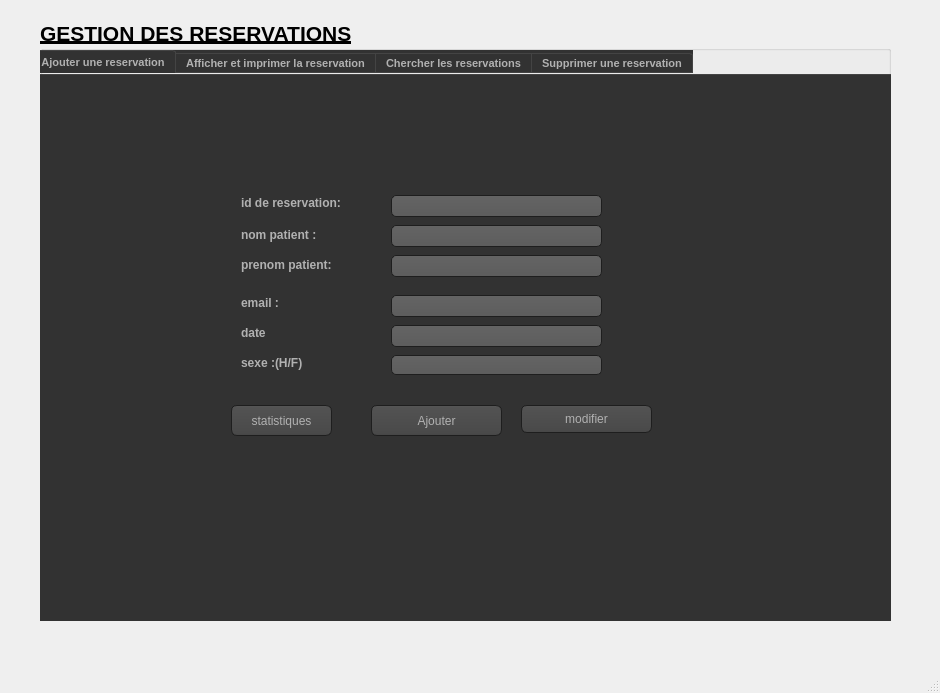
<?xml version="1.0" encoding="UTF-8"?>
<ui version="4.0">
 <class>MainWindow2</class>
 <widget class="QMainWindow" name="MainWindow2">
  <property name="geometry">
   <rect>
    <x>0</x>
    <y>0</y>
    <width>940</width>
    <height>693</height>
   </rect>
  </property>
  <property name="windowTitle">
   <string>MainWindow</string>
  </property>
  <widget class="QWidget" name="centralwidget">
   <widget class="QGroupBox" name="titre">
    <property name="geometry">
     <rect>
      <x>40</x>
      <y>20</y>
      <width>851</width>
      <height>601</height>
     </rect>
    </property>
    <property name="font">
     <font>
      <pointsize>16</pointsize>
      <weight>75</weight>
      <bold>true</bold>
      <underline>true</underline>
     </font>
    </property>
    <property name="title">
     <string>GESTION DES RESERVATIONS</string>
    </property>
    <widget class="QTabWidget" name="tabWidget">
     <property name="geometry">
      <rect>
       <x>-10</x>
       <y>30</y>
       <width>871</width>
       <height>581</height>
      </rect>
     </property>
     <property name="font">
      <font>
       <pointsize>8</pointsize>
       <weight>75</weight>
       <bold>true</bold>
       <underline>false</underline>
      </font>
     </property>
     <property name="styleSheet">
      <string notr="true">QToolTip
{
     border: 1px solid black;
     background-color: #ffa02f;
     padding: 1px;
     border-radius: 3px;
     opacity: 100;
}

QWidget
{
    color: #b1b1b1;
    background-color: #323232;
}

QWidget:item:hover
{
    background-color: QLinearGradient( x1: 0, y1: 0, x2: 0, y2: 1, stop: 0 #ffa02f, stop: 1 #ca0619);
    color: #000000;
}

QWidget:item:selected
{
    background-color: QLinearGradient( x1: 0, y1: 0, x2: 0, y2: 1, stop: 0 #ffa02f, stop: 1 #d7801a);
}

QMenuBar::item
{
    background: transparent;
}

QMenuBar::item:selected
{
    background: transparent;
    border: 1px solid #ffaa00;
}

QMenuBar::item:pressed
{
    background: #444;
    border: 1px solid #000;
    background-color: QLinearGradient(
        x1:0, y1:0,
        x2:0, y2:1,
        stop:1 #212121,
        stop:0.4 #343434/*,
        stop:0.2 #343434,
        stop:0.1 #ffaa00*/
    );
    margin-bottom:-1px;
    padding-bottom:1px;
}

QMenu
{
    border: 1px solid #000;
}

QMenu::item
{
    padding: 2px 20px 2px 20px;
}

QMenu::item:selected
{
    color: #000000;
}

QWidget:disabled
{
    color: #404040;
    background-color: #323232;
}

QAbstractItemView
{
    background-color: QLinearGradient( x1: 0, y1: 0, x2: 0, y2: 1, stop: 0 #4d4d4d, stop: 0.1 #646464, stop: 1 #5d5d5d);
}

QWidget:focus
{
    /*border: 2px solid QLinearGradient( x1: 0, y1: 0, x2: 0, y2: 1, stop: 0 #ffa02f, stop: 1 #d7801a);*/
}

QLineEdit
{
    background-color: QLinearGradient( x1: 0, y1: 0, x2: 0, y2: 1, stop: 0 #4d4d4d, stop: 0 #646464, stop: 1 #5d5d5d);
    padding: 1px;
    border-style: solid;
    border: 1px solid #1e1e1e;
    border-radius: 5;
}

QPushButton
{
    color: #b1b1b1;
    background-color: QLinearGradient( x1: 0, y1: 0, x2: 0, y2: 1, stop: 0 #565656, stop: 0.1 #525252, stop: 0.5 #4e4e4e, stop: 0.9 #4a4a4a, stop: 1 #464646);
    border-width: 1px;
    border-color: #1e1e1e;
    border-style: solid;
    border-radius: 6;
    padding: 3px;
    font-size: 12px;
    padding-left: 5px;
    padding-right: 5px;
}

QPushButton:pressed
{
    background-color: QLinearGradient( x1: 0, y1: 0, x2: 0, y2: 1, stop: 0 #2d2d2d, stop: 0.1 #2b2b2b, stop: 0.5 #292929, stop: 0.9 #282828, stop: 1 #252525);
}

QComboBox
{
    selection-background-color: #ffaa00;
    background-color: QLinearGradient( x1: 0, y1: 0, x2: 0, y2: 1, stop: 0 #565656, stop: 0.1 #525252, stop: 0.5 #4e4e4e, stop: 0.9 #4a4a4a, stop: 1 #464646);
    border-style: solid;
    border: 1px solid #1e1e1e;
    border-radius: 5;
}

QComboBox:hover,QPushButton:hover
{
    border: 2px solid QLinearGradient( x1: 0, y1: 0, x2: 0, y2: 1, stop: 0 #ffa02f, stop: 1 #d7801a);
}


QComboBox:on
{
    padding-top: 3px;
    padding-left: 4px;
    background-color: QLinearGradient( x1: 0, y1: 0, x2: 0, y2: 1, stop: 0 #2d2d2d, stop: 0.1 #2b2b2b, stop: 0.5 #292929, stop: 0.9 #282828, stop: 1 #252525);
    selection-background-color: #ffaa00;
}

QComboBox QAbstractItemView
{
    border: 2px solid darkgray;
    selection-background-color: QLinearGradient( x1: 0, y1: 0, x2: 0, y2: 1, stop: 0 #ffa02f, stop: 1 #d7801a);
}

QComboBox::drop-down
{
     subcontrol-origin: padding;
     subcontrol-position: top right;
     width: 15px;

     border-left-width: 0px;
     border-left-color: darkgray;
     border-left-style: solid; /* just a single line */
     border-top-right-radius: 3px; /* same radius as the QComboBox */
     border-bottom-right-radius: 3px;
 }

QComboBox::down-arrow
{
     image: url(:/down_arrow.png);
}

QGroupBox:focus
{
border: 2px solid QLinearGradient( x1: 0, y1: 0, x2: 0, y2: 1, stop: 0 #ffa02f, stop: 1 #d7801a);
}

QTextEdit:focus
{
    border: 2px solid QLinearGradient( x1: 0, y1: 0, x2: 0, y2: 1, stop: 0 #ffa02f, stop: 1 #d7801a);
}

QScrollBar:horizontal {
     border: 1px solid #222222;
     background: QLinearGradient( x1: 0, y1: 0, x2: 0, y2: 1, stop: 0.0 #121212, stop: 0.2 #282828, stop: 1 #484848);
     height: 7px;
     margin: 0px 16px 0 16px;
}

QScrollBar::handle:horizontal
{
      background: QLinearGradient( x1: 0, y1: 0, x2: 1, y2: 0, stop: 0 #ffa02f, stop: 0.5 #d7801a, stop: 1 #ffa02f);
      min-height: 20px;
      border-radius: 2px;
}

QScrollBar::add-line:horizontal {
      border: 1px solid #1b1b19;
      border-radius: 2px;
      background: QLinearGradient( x1: 0, y1: 0, x2: 1, y2: 0, stop: 0 #ffa02f, stop: 1 #d7801a);
      width: 14px;
      subcontrol-position: right;
      subcontrol-origin: margin;
}

QScrollBar::sub-line:horizontal {
      border: 1px solid #1b1b19;
      border-radius: 2px;
      background: QLinearGradient( x1: 0, y1: 0, x2: 1, y2: 0, stop: 0 #ffa02f, stop: 1 #d7801a);
      width: 14px;
     subcontrol-position: left;
     subcontrol-origin: margin;
}

QScrollBar::right-arrow:horizontal, QScrollBar::left-arrow:horizontal
{
      border: 1px solid black;
      width: 1px;
      height: 1px;
      background: white;
}

QScrollBar::add-page:horizontal, QScrollBar::sub-page:horizontal
{
      background: none;
}

QScrollBar:vertical
{
      background: QLinearGradient( x1: 0, y1: 0, x2: 1, y2: 0, stop: 0.0 #121212, stop: 0.2 #282828, stop: 1 #484848);
      width: 7px;
      margin: 16px 0 16px 0;
      border: 1px solid #222222;
}

QScrollBar::handle:vertical
{
      background: QLinearGradient( x1: 0, y1: 0, x2: 0, y2: 1, stop: 0 #ffa02f, stop: 0.5 #d7801a, stop: 1 #ffa02f);
      min-height: 20px;
      border-radius: 2px;
}

QScrollBar::add-line:vertical
{
      border: 1px solid #1b1b19;
      border-radius: 2px;
      background: QLinearGradient( x1: 0, y1: 0, x2: 0, y2: 1, stop: 0 #ffa02f, stop: 1 #d7801a);
      height: 14px;
      subcontrol-position: bottom;
      subcontrol-origin: margin;
}

QScrollBar::sub-line:vertical
{
      border: 1px solid #1b1b19;
      border-radius: 2px;
      background: QLinearGradient( x1: 0, y1: 0, x2: 0, y2: 1, stop: 0 #d7801a, stop: 1 #ffa02f);
      height: 14px;
      subcontrol-position: top;
      subcontrol-origin: margin;
}

QScrollBar::up-arrow:vertical, QScrollBar::down-arrow:vertical
{
      border: 1px solid black;
      width: 1px;
      height: 1px;
      background: white;
}


QScrollBar::add-page:vertical, QScrollBar::sub-page:vertical
{
      background: none;
}

QTextEdit
{
    background-color: #242424;
}

QPlainTextEdit
{
    background-color: #242424;
}

QHeaderView::section
{
    background-color: QLinearGradient(x1:0, y1:0, x2:0, y2:1, stop:0 #616161, stop: 0.5 #505050, stop: 0.6 #434343, stop:1 #656565);
    color: white;
    padding-left: 4px;
    border: 1px solid #6c6c6c;
}

QCheckBox:disabled
{
color: #414141;
}

QDockWidget::title
{
    text-align: center;
    spacing: 3px; /* spacing between items in the tool bar */
    background-color: QLinearGradient(x1:0, y1:0, x2:0, y2:1, stop:0 #323232, stop: 0.5 #242424, stop:1 #323232);
}

QDockWidget::close-button, QDockWidget::float-button
{
    text-align: center;
    spacing: 1px; /* spacing between items in the tool bar */
    background-color: QLinearGradient(x1:0, y1:0, x2:0, y2:1, stop:0 #323232, stop: 0.5 #242424, stop:1 #323232);
}

QDockWidget::close-button:hover, QDockWidget::float-button:hover
{
    background: #242424;
}

QDockWidget::close-button:pressed, QDockWidget::float-button:pressed
{
    padding: 1px -1px -1px 1px;
}

QMainWindow::separator
{
    background-color: QLinearGradient(x1:0, y1:0, x2:0, y2:1, stop:0 #161616, stop: 0.5 #151515, stop: 0.6 #212121, stop:1 #343434);
    color: white;
    padding-left: 4px;
    border: 1px solid #4c4c4c;
    spacing: 3px; /* spacing between items in the tool bar */
}

QMainWindow::separator:hover
{

    background-color: QLinearGradient(x1:0, y1:0, x2:0, y2:1, stop:0 #d7801a, stop:0.5 #b56c17 stop:1 #ffa02f);
    color: white;
    padding-left: 4px;
    border: 1px solid #6c6c6c;
    spacing: 3px; /* spacing between items in the tool bar */
}

QToolBar::handle
{
     spacing: 3px; /* spacing between items in the tool bar */
     background: url(:/images/handle.png);
}

QMenu::separator
{
    height: 2px;
    background-color: QLinearGradient(x1:0, y1:0, x2:0, y2:1, stop:0 #161616, stop: 0.5 #151515, stop: 0.6 #212121, stop:1 #343434);
    color: white;
    padding-left: 4px;
    margin-left: 10px;
    margin-right: 5px;
}

QProgressBar
{
    border: 2px solid grey;
    border-radius: 5px;
    text-align: center;
}

QProgressBar::chunk
{
    background-color: #d7801a;
    width: 2.15px;
    margin: 0.5px;
}

QTabBar::tab {
    color: #b1b1b1;
    border: 1px solid #444;
    border-bottom-style: none;
    background-color: #323232;
    padding-left: 10px;
    padding-right: 10px;
    padding-top: 3px;
    padding-bottom: 2px;
    margin-right: -1px;
}

QTabWidget::pane {
    border: 1px solid #444;
    top: 1px;
}

QTabBar::tab:last
{
    margin-right: 0; /* the last selected tab has nothing to overlap with on the right */
    border-top-right-radius: 3px;
}

QTabBar::tab:first:!selected
{
 margin-left: 0px; /* the last selected tab has nothing to overlap with on the right */


    border-top-left-radius: 3px;
}

QTabBar::tab:!selected
{
    color: #b1b1b1;
    border-bottom-style: solid;
    margin-top: 3px;
    background-color: QLinearGradient(x1:0, y1:0, x2:0, y2:1, stop:1 #212121, stop:.4 #343434);
}

QTabBar::tab:selected
{
    border-top-left-radius: 3px;
    border-top-right-radius: 3px;
    margin-bottom: 0px;
}

QTabBar::tab:!selected:hover
{
    /*border-top: 2px solid #ffaa00;
    padding-bottom: 3px;*/
    border-top-left-radius: 3px;
    border-top-right-radius: 3px;
    background-color: QLinearGradient(x1:0, y1:0, x2:0, y2:1, stop:1 #212121, stop:0.4 #343434, stop:0.2 #343434, stop:0.1 #ffaa00);
}

QRadioButton::indicator:checked, QRadioButton::indicator:unchecked{
    color: #b1b1b1;
    background-color: #323232;
    border: 1px solid #b1b1b1;
    border-radius: 6px;
}

QRadioButton::indicator:checked
{
    background-color: qradialgradient(
        cx: 0.5, cy: 0.5,
        fx: 0.5, fy: 0.5,
        radius: 1.0,
        stop: 0.25 #ffaa00,
        stop: 0.3 #323232
    );
}

QCheckBox::indicator{
    color: #b1b1b1;
    background-color: #323232;
    border: 1px solid #b1b1b1;
    width: 9px;
    height: 9px;
}

QRadioButton::indicator
{
    border-radius: 6px;
}

QRadioButton::indicator:hover, QCheckBox::indicator:hover
{
    border: 1px solid #ffaa00;
}

QCheckBox::indicator:checked
{
    image:url(:/images/checkbox.png);
}

QCheckBox::indicator:disabled, QRadioButton::indicator:disabled
{
    border: 1px solid #444;
}
</string>
     </property>
     <property name="currentIndex">
      <number>0</number>
     </property>
     <widget class="QWidget" name="tab_8">
      <attribute name="title">
       <string>Ajouter une reservation</string>
      </attribute>
      <widget class="QLineEdit" name="id_r">
       <property name="geometry">
        <rect>
         <x>360</x>
         <y>120</y>
         <width>211</width>
         <height>22</height>
        </rect>
       </property>
      </widget>
      <widget class="QPushButton" name="ajouter">
       <property name="geometry">
        <rect>
         <x>340</x>
         <y>330</y>
         <width>131</width>
         <height>31</height>
        </rect>
       </property>
       <property name="text">
        <string>Ajouter</string>
       </property>
      </widget>
      <widget class="QLineEdit" name="prenom_pat">
       <property name="geometry">
        <rect>
         <x>360</x>
         <y>180</y>
         <width>211</width>
         <height>22</height>
        </rect>
       </property>
      </widget>
      <widget class="QLineEdit" name="date_r">
       <property name="geometry">
        <rect>
         <x>360</x>
         <y>250</y>
         <width>211</width>
         <height>22</height>
        </rect>
       </property>
      </widget>
      <widget class="QPushButton" name="statistiques">
       <property name="geometry">
        <rect>
         <x>200</x>
         <y>330</y>
         <width>101</width>
         <height>31</height>
        </rect>
       </property>
       <property name="text">
        <string>statistiques</string>
       </property>
      </widget>
      <widget class="QLineEdit" name="email_pat">
       <property name="geometry">
        <rect>
         <x>360</x>
         <y>220</y>
         <width>211</width>
         <height>22</height>
        </rect>
       </property>
      </widget>
      <widget class="QLabel" name="reference">
       <property name="geometry">
        <rect>
         <x>210</x>
         <y>150</y>
         <width>111</width>
         <height>20</height>
        </rect>
       </property>
       <property name="font">
        <font>
         <pointsize>9</pointsize>
         <weight>75</weight>
         <bold>true</bold>
         <underline>false</underline>
        </font>
       </property>
       <property name="text">
        <string>nom patient :</string>
       </property>
      </widget>
      <widget class="QLineEdit" name="nom_pat">
       <property name="geometry">
        <rect>
         <x>360</x>
         <y>150</y>
         <width>211</width>
         <height>22</height>
        </rect>
       </property>
       <property name="text">
        <string/>
       </property>
      </widget>
      <widget class="QLabel" name="nom_3">
       <property name="geometry">
        <rect>
         <x>210</x>
         <y>220</y>
         <width>55</width>
         <height>16</height>
        </rect>
       </property>
       <property name="font">
        <font>
         <pointsize>9</pointsize>
         <weight>75</weight>
         <bold>true</bold>
         <underline>false</underline>
        </font>
       </property>
       <property name="text">
        <string>email :</string>
       </property>
      </widget>
      <widget class="QLabel" name="nom_6">
       <property name="geometry">
        <rect>
         <x>210</x>
         <y>250</y>
         <width>55</width>
         <height>16</height>
        </rect>
       </property>
       <property name="font">
        <font>
         <pointsize>9</pointsize>
         <weight>75</weight>
         <bold>true</bold>
         <underline>false</underline>
        </font>
       </property>
       <property name="text">
        <string>date </string>
       </property>
      </widget>
      <widget class="QLineEdit" name="sex_e">
       <property name="geometry">
        <rect>
         <x>360</x>
         <y>280</y>
         <width>211</width>
         <height>20</height>
        </rect>
       </property>
      </widget>
      <widget class="QLabel" name="nom_7">
       <property name="geometry">
        <rect>
         <x>210</x>
         <y>280</y>
         <width>101</width>
         <height>16</height>
        </rect>
       </property>
       <property name="font">
        <font>
         <pointsize>9</pointsize>
         <weight>75</weight>
         <bold>true</bold>
         <underline>false</underline>
        </font>
       </property>
       <property name="text">
        <string>sexe :(H/F)</string>
       </property>
      </widget>
      <widget class="QLabel" name="nom">
       <property name="geometry">
        <rect>
         <x>210</x>
         <y>120</y>
         <width>141</width>
         <height>16</height>
        </rect>
       </property>
       <property name="font">
        <font>
         <pointsize>9</pointsize>
         <weight>75</weight>
         <bold>true</bold>
         <underline>false</underline>
        </font>
       </property>
       <property name="text">
        <string>id de reservation:</string>
       </property>
      </widget>
      <widget class="QLabel" name="quantite">
       <property name="geometry">
        <rect>
         <x>210</x>
         <y>180</y>
         <width>131</width>
         <height>20</height>
        </rect>
       </property>
       <property name="font">
        <font>
         <pointsize>9</pointsize>
         <weight>75</weight>
         <bold>true</bold>
         <underline>false</underline>
        </font>
       </property>
       <property name="text">
        <string>prenom patient:</string>
       </property>
      </widget>
      <widget class="QPushButton" name="modifier">
       <property name="geometry">
        <rect>
         <x>490</x>
         <y>330</y>
         <width>131</width>
         <height>28</height>
        </rect>
       </property>
       <property name="text">
        <string>modifier</string>
       </property>
      </widget>
     </widget>
     <widget class="QWidget" name="tab_10">
      <attribute name="title">
       <string>Afficher et imprimer la reservation</string>
      </attribute>
      <widget class="QTableView" name="tabreservation_2">
       <property name="geometry">
        <rect>
         <x>160</x>
         <y>70</y>
         <width>581</width>
         <height>321</height>
        </rect>
       </property>
      </widget>
      <widget class="QPushButton" name="imprimer_res">
       <property name="geometry">
        <rect>
         <x>520</x>
         <y>420</y>
         <width>211</width>
         <height>91</height>
        </rect>
       </property>
       <property name="text">
        <string>IMPRIMER </string>
       </property>
      </widget>
      <widget class="QLabel" name="label_2">
       <property name="geometry">
        <rect>
         <x>130</x>
         <y>440</y>
         <width>381</width>
         <height>31</height>
        </rect>
       </property>
       <property name="text">
        <string>&lt;html&gt;&lt;head/&gt;&lt;body&gt;&lt;p align=&quot;center&quot;&gt;&lt;span style=&quot; font-size:10pt; font-weight:600; text-decoration: underline; color:#ffffff;&quot;&gt;Voulez-vous imprimer la reservation ?&lt;/span&gt;&lt;/p&gt;&lt;/body&gt;&lt;/html&gt;</string>
       </property>
      </widget>
      <widget class="QPushButton" name="tri_desc_res">
       <property name="geometry">
        <rect>
         <x>490</x>
         <y>30</y>
         <width>75</width>
         <height>23</height>
        </rect>
       </property>
       <property name="text">
        <string>tri desc</string>
       </property>
      </widget>
      <widget class="QPushButton" name="tri_asc_res">
       <property name="geometry">
        <rect>
         <x>300</x>
         <y>30</y>
         <width>75</width>
         <height>23</height>
        </rect>
       </property>
       <property name="text">
        <string>tri asc</string>
       </property>
      </widget>
     </widget>
     <widget class="QWidget" name="tab_12">
      <attribute name="title">
       <string>Chercher les reservations</string>
      </attribute>
      <widget class="QLabel" name="label_21">
       <property name="geometry">
        <rect>
         <x>260</x>
         <y>100</y>
         <width>101</width>
         <height>16</height>
        </rect>
       </property>
       <property name="font">
        <font>
         <pointsize>9</pointsize>
         <weight>75</weight>
         <bold>true</bold>
         <underline>false</underline>
        </font>
       </property>
       <property name="text">
        <string>ID :</string>
       </property>
      </widget>
      <widget class="QLabel" name="label_22">
       <property name="geometry">
        <rect>
         <x>270</x>
         <y>50</y>
         <width>321</width>
         <height>16</height>
        </rect>
       </property>
       <property name="font">
        <font>
         <pointsize>9</pointsize>
         <weight>75</weight>
         <bold>true</bold>
         <underline>true</underline>
        </font>
       </property>
       <property name="text">
        <string>Saisir l'ID  de la reservation à chercher:</string>
       </property>
      </widget>
      <widget class="QTableView" name="afficher_trie">
       <property name="geometry">
        <rect>
         <x>220</x>
         <y>230</y>
         <width>411</width>
         <height>221</height>
        </rect>
       </property>
      </widget>
      <widget class="QLineEdit" name="chercher_e">
       <property name="geometry">
        <rect>
         <x>370</x>
         <y>100</y>
         <width>201</width>
         <height>22</height>
        </rect>
       </property>
      </widget>
      <widget class="QPushButton" name="chercher_employe">
       <property name="geometry">
        <rect>
         <x>320</x>
         <y>170</y>
         <width>201</width>
         <height>28</height>
        </rect>
       </property>
       <property name="font">
        <font>
         <pointsize>-1</pointsize>
        </font>
       </property>
       <property name="text">
        <string>Chercher la reservation</string>
       </property>
      </widget>
     </widget>
     <widget class="QWidget" name="tab_11">
      <attribute name="title">
       <string>Supprimer une reservation</string>
      </attribute>
      <widget class="QLabel" name="reference_sup">
       <property name="geometry">
        <rect>
         <x>240</x>
         <y>140</y>
         <width>101</width>
         <height>16</height>
        </rect>
       </property>
       <property name="font">
        <font>
         <pointsize>9</pointsize>
         <weight>75</weight>
         <bold>true</bold>
         <underline>false</underline>
        </font>
       </property>
       <property name="text">
        <string>ID :</string>
       </property>
      </widget>
      <widget class="QPushButton" name="supprimer">
       <property name="geometry">
        <rect>
         <x>360</x>
         <y>170</y>
         <width>201</width>
         <height>28</height>
        </rect>
       </property>
       <property name="font">
        <font>
         <pointsize>-1</pointsize>
        </font>
       </property>
       <property name="text">
        <string>Supprimer la reservation</string>
       </property>
      </widget>
      <widget class="QLineEdit" name="reference_sup_e">
       <property name="geometry">
        <rect>
         <x>360</x>
         <y>140</y>
         <width>201</width>
         <height>22</height>
        </rect>
       </property>
      </widget>
      <widget class="QLabel" name="label_20">
       <property name="geometry">
        <rect>
         <x>240</x>
         <y>110</y>
         <width>321</width>
         <height>16</height>
        </rect>
       </property>
       <property name="font">
        <font>
         <pointsize>9</pointsize>
         <weight>75</weight>
         <bold>true</bold>
         <underline>true</underline>
        </font>
       </property>
       <property name="text">
        <string>Saisir l'ID de la reservation à supprimer:</string>
       </property>
      </widget>
     </widget>
    </widget>
   </widget>
  </widget>
  <widget class="QMenuBar" name="menubar">
   <property name="geometry">
    <rect>
     <x>0</x>
     <y>0</y>
     <width>940</width>
     <height>26</height>
    </rect>
   </property>
  </widget>
  <widget class="QStatusBar" name="statusbar"/>
 </widget>
 <resources/>
 <connections/>
</ui>
